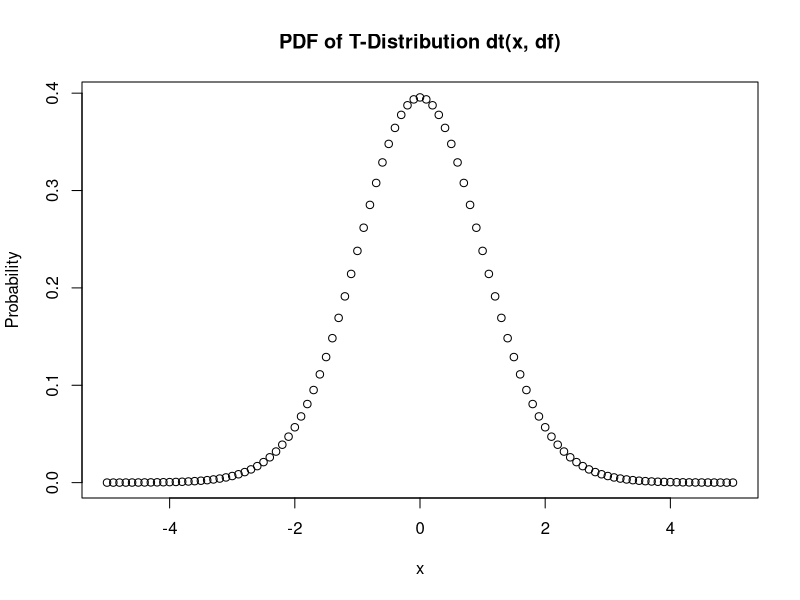
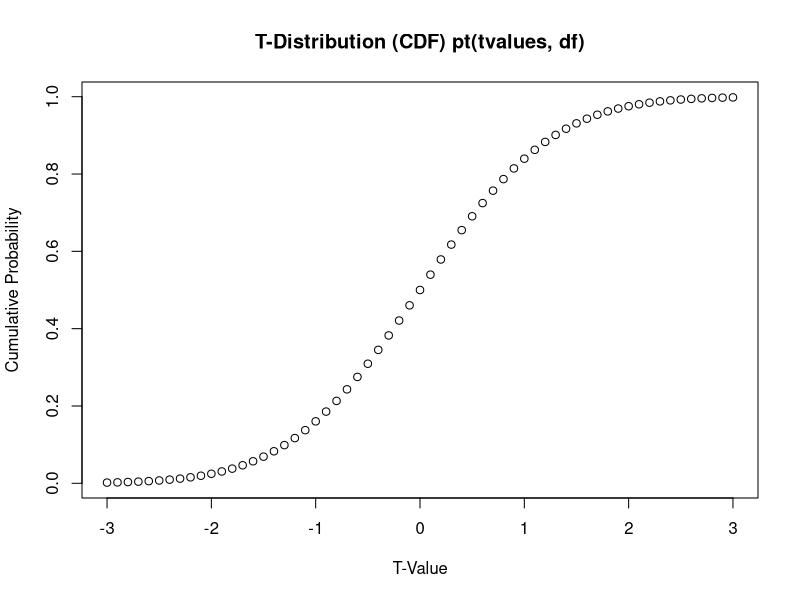
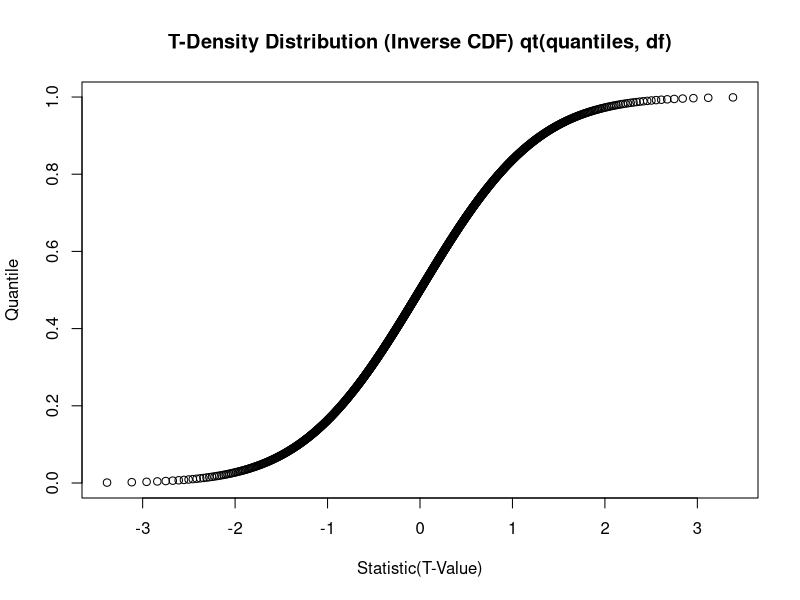

The R source for these figures, in order:
# T-Distribution
x <- seq(from =-5, to = 5, by=.1)
plot(x, dt(x, df = 30), ylab='Probability',xlab='x', main="PDF of T-Distribution dt(x, df)")

t.value <- seq(from = -3, to = 3, by=.1)
plot(t.value, pt(t.value, df = 74), ylab='Cumulative Probability',xlab='T-Value', main="T-Distribution (CDF) pt(tvalues, df)")
# probability of getting a number smaller than (or equal to) the argument of pt function

# area under the curve from x to y 
pt(1, df=70) - pt(-1, df=70)
pt(2, df=70) - pt(-2, df=70)
pt(3, df=70) - pt(-3, df=70)

# qt --> what is the T-Value at given quantile
# qt(.95,30) --> 1.697261 means that 95% of of all numbers in the distribution are less than 1.69
# pt(1.69,30) --> ~ .95
quantiles <- seq(from = 0.001 , to = .999, by=.001)
plot(qt(quantiles, df = 30), quantiles, xlab='Statistic(T-Value)',ylab='Quantile', main="T-Density Distribution (Inverse CDF) qt(quantiles, df)")

# notice symmetry
qt(c(.025, .975), df=30)   # 30 degrees of freedom 

#####################Question 1
set.seed(0)
treeVolume <- c(rnorm(75, mean = 36500, sd = 2000))
t.test(treeVolume, mu = 39000, alternative = "two.sided", conf.level=0.95) # Ho: mu = 39000, Population Variance Unknown
# t = -12.288, df = 74, p-value < 2.2e-16
# It is a two.tailed test
# from t-table we can check that for .95 confidence level and 74 df, the critical-values are -1.992543, 1.992543 
# OR: we can calculate using qt function: 
alpha <- 0.05
t.half.alpha <- qt(1-alpha/2, df = 74)
c(-t.half.alpha,t.half.alpha) # Critical Values: -1.992543 & 1.992543
# Since -12.288 does not lie between critical values -1.992543 & 1.992543
# Therefore: test statistic falls in rejection region, hence Ho is rejected (with 5% chance of Type I error)
# ALTERNATIVELY
# Calculate the p-value for t = -12.288 and df = 74
pval <- 2 * pt(-12.288, df = 74) # pval = 1.516651e-19
# Since it is way less than the .05 significance level, we can reject Ho
# In other words, the probability of randomly encountering/observing such a statistic is very low  (p-value < 2.2e-16) 
# Therefore: the rejection decision is statistically significant as well


#####################Question 2
results = c(65, 78, 88, 55, 48, 95, 66, 57, 79, 81)
mean(results) # 71.2
sd(results)
t.test (results, mu=75, alternative = "two.sided", conf.level=0.95) # Ho: mu = 75, Population Variance Unknown
# t = -0.78303, df = 9, p-value = 0.4537
# Since it is a two.tailed test
# from t-table we can check that for .95 confidence level and 9 df, the critical values are ( -2.262157 & 2.262157) 
# OR: we can calculate using qt function: qt(0.025, 9)
alpha <- 0.05
t.half.alpha <- qt(1-alpha/2, df = 9) 
c(-t.half.alpha,t.half.alpha) # Critical Values: -2.262157  2.262157
# Since -0.78303 does lie between critical values (Acceptance Region) 
# Therefore: test statistic does not fall in rejection region, hence Ho cannot be rejected 
# ALTERNATIVELY
# Calculate the p-value for t = -0.78303 and df = 9
pval <- 2 * pt(-0.78303, df = 9) # 0.45372
# Since pval=0.45372 turns out to be greater than the .05 significance level, we cannot reject Ho
# In Other words, the probability of randomly encountering/observing such a statistic is quite high  (p-value = 0.4537) 
# Therefore: rejecting the Ho is not possible with this evidence

####################Question 3
bottles <- c(484.11,459.49,471.38,512.01,494.48,528.63,493.64,485.03,473.88,501.59,502.85,538.08,465.68,495.03,475.32,529.41,518.13,464.32,449.08,489.27)
mean(bottles) # 491.5705
sd(bottles)
t.test(bottles, mu=500, alternative="less", conf.level=0.99) # Ho: mu = 500, Population Variance Unknown
# t = -1.5205, df = 19, p-value = 0.07243
# from t-table we can check that for .99 confidence level and 19 df, the critical value is -2.539483
# OR: we can calculate using qt function: qt(0.01, 19)
alpha <- 0.01
t.alpha <- qt(1-alpha, df = 19) # Critical Value:  -2.539483 (- because its lower tailed test)
# Since t=-1.5205 > -2.539483 therefore: test statistic falls in acceptance region, hence Ho cannot be rejected
# ALTERNATIVELY
# Calculate the lower-tail p-value for t = -1.5205, df = 19
pval <- pt(-1.5205, df = 19) # 0.07242646
# Since it is greater than the .01 significance level, we cannot reject Ho
# In other words: the probability of randomly encountering/observing such a statistic is not low enough (p-value < 0.07243) 


####################Question 4
x = c(0.593,0.142,0.329,0.691,0.231,0.793,0.519,0.392,0.418) 
t.test(x, mu=0.3, alternative="greater", conf.level= 0.95)  # Ho: mu = 500, Population Variance Unknown
# t = 2.2051, df = 8, p-value = 0.02927
# from t-table we can check that for .95 confidence level and 8 df, the t-value is 1.859548
# OR: we can calculate using qt function: qt(0.05, 8)
alpha <- 0.05
t.alpha <- qt(1-alpha, df = 8) # Critical Value:  1.859548 
# Since t=2.2051 >  1.859548 therefore: test statistic falls in rejection region, 
# Hence Ho can be rejected (with 5% chance of Type I error)
# ALTERNATIVELY
# Calculate the upper-tail p-value for t = 2.2051, df = 8
pval <- pt(2.2051, df = 8, lower.tail=FALSE) # 0.02926329
# Since pval=0.02926329 is less than the .05 significance level, we can reject Ho
# In other words: the probability of randomly encountering/observing such a statistic is low  (p-value < 0.02926329) 
# Therefore: the rejection decision is statistically significant as well



###################Question 5
automatic = mtcars$am == 0 
mpg.auto = mtcars[automatic,]$mpg 
mpg.auto 
mpg.manual = mtcars[!automatic,]$mpg 
mpg.manual
t.test(mpg.auto, mpg.manual)

#Question 6
High.protein<- c(134,146,104,119,124,161,107,83,113,129,97,123)
Low.protein<- c(70,118,101,85,107,132,94)
t.test(High.protein,Low.protein)
t.test(High.protein,Low.protein,var.equal=TRUE)

#Question 7
install.packages('MASS')
library(MASS)
ttest <- t.test(immer$Y1, immer$Y2, paired=TRUE) 
names(ttest)
st <- ttest$statistic
pvalue <- ttest$p.value

#Question 8
s <- c(25, 32, 18, 20)
chisq.test(s)
